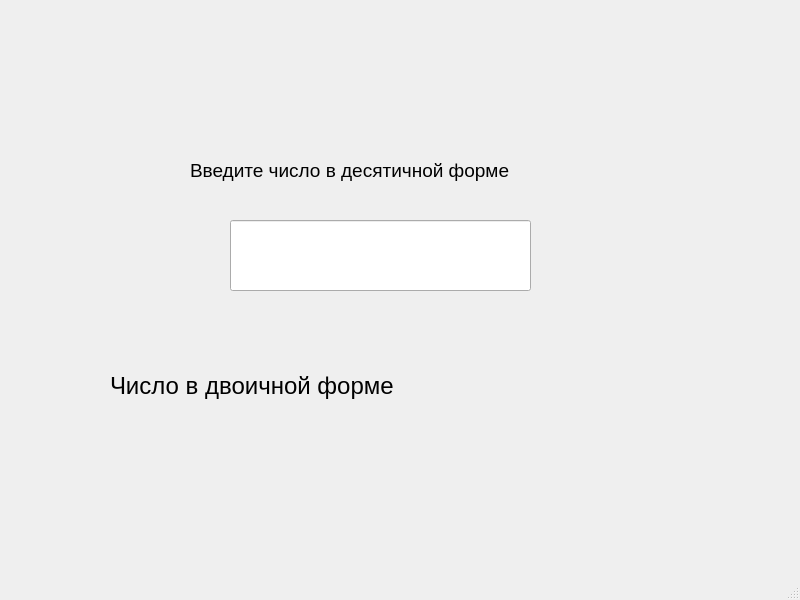
<?xml version="1.0" encoding="UTF-8"?>
<ui version="4.0">
 <class>MainWindow</class>
 <widget class="QMainWindow" name="MainWindow">
  <property name="geometry">
   <rect>
    <x>0</x>
    <y>0</y>
    <width>800</width>
    <height>600</height>
   </rect>
  </property>
  <property name="windowTitle">
   <string>MainWindow</string>
  </property>
  <widget class="QWidget" name="centralwidget">
   <widget class="QLabel" name="label">
    <property name="geometry">
     <rect>
      <x>110</x>
      <y>340</y>
      <width>611</width>
      <height>91</height>
     </rect>
    </property>
    <property name="font">
     <font>
      <pointsize>18</pointsize>
     </font>
    </property>
    <property name="text">
     <string>Число в двоичной форме</string>
    </property>
   </widget>
   <widget class="QLineEdit" name="lineEdit">
    <property name="geometry">
     <rect>
      <x>230</x>
      <y>220</y>
      <width>301</width>
      <height>71</height>
     </rect>
    </property>
    <property name="font">
     <font>
      <pointsize>18</pointsize>
     </font>
    </property>
    <property name="text">
     <string/>
    </property>
   </widget>
   <widget class="QLabel" name="label_2">
    <property name="geometry">
     <rect>
      <x>190</x>
      <y>150</y>
      <width>391</width>
      <height>41</height>
     </rect>
    </property>
    <property name="font">
     <font>
      <pointsize>14</pointsize>
     </font>
    </property>
    <property name="text">
     <string>Введите число в десятичной форме </string>
    </property>
   </widget>
  </widget>
  <widget class="QMenuBar" name="menubar">
   <property name="geometry">
    <rect>
     <x>0</x>
     <y>0</y>
     <width>800</width>
     <height>25</height>
    </rect>
   </property>
  </widget>
  <widget class="QStatusBar" name="statusbar"/>
 </widget>
 <resources/>
 <connections/>
</ui>
